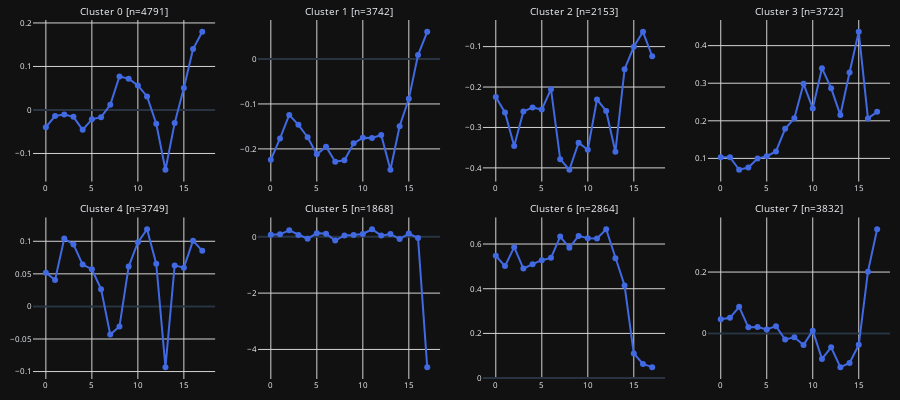

The notebook cell this image was saved under:
### Code cell
import plotly.graph_objects as go
from plotly.subplots import make_subplots
import numpy as np

# 1. 서브플롯 레이아웃 설정 (2행 4열)
n_rows = 2
n_cols = 4
fig = make_subplots(
    rows=n_rows, cols=n_cols,
    subplot_titles=[f"Cluster {i}" for i in range(n_clusters)],
    vertical_spacing=0.1
)

name = 'log_return'
for i in range(n_clusters):
    cluster_samples = x_train[clusters == i]
    avg_pattern = cluster_samples[:, :, scaled.columns.get_loc(name)].mean(axis=0)
    fig.add_trace(
        go.Scatter(
            y=avg_pattern,
            mode='lines+markers',
            name=f"Cluster {i}",
            line=dict(color='royalblue'),
            showlegend=False
        ),
        row=(i // n_cols) + 1, col=(i % n_cols) + 1
    )

    fig.layout.annotations[i].text = f"Cluster {i} [n={len(cluster_samples)}]"

fig.update_annotations(font_size=10)
fig.update_layout(
    template="plotly_dark",
    height=400,
    margin=dict(t=20, b=10, l=10, r=10),
    showlegend=False
)
fig.update_xaxes(
    zerolinecolor='lightgrey',
    zerolinewidth=1,
    tickfont=dict(size=8),
    gridcolor='lightgrey'
)
fig.update_yaxes(
    tickfont=dict(size=8),
    gridcolor='lightgrey'
)

fig.show()

### Figure 1 — Plotly figure (JSON) as saved in the notebook; plotly's stock layout.template omitted (floating-point values rounded to 4 significant figures)
{"data": [{"line": {"color": "royalblue"}, "mode": "lines+markers", "name": "Cluster 0", "showlegend": false, "type": "scatter", "xaxis": "x", "y": [-0.03953, -0.01393, -0.01028, -0.01579, -0.04567, -0.02148, -0.01662, 0.01206, 0.07683, 0.07203, 0.0563, 0.03123, -0.03164, -0.1373, -0.03018, 0.0503, 0.1399, 0.1796], "yaxis": "y"}, {"line": {"color": "royalblue"}, "mode": "lines+markers", "name": "Cluster 1", "showlegend": false, "type": "scatter", "xaxis": "x2", "y": [-0.2242, -0.1767, -0.1244, -0.1465, -0.1739, -0.2121, -0.195, -0.2285, -0.2254, -0.1876, -0.175, -0.1758, -0.1693, -0.2463, -0.1496, -0.08866, 0.008783, 0.06049], "yaxis": "y2"}, {"line": {"color": "royalblue"}, "mode": "lines+markers", "name": "Cluster 2", "showlegend": false, "type": "scatter", "xaxis": "x3", "y": [-0.2249, -0.2628, -0.3461, -0.2604, -0.2509, -0.2558, -0.2053, -0.3783, -0.4046, -0.3377, -0.3552, -0.2308, -0.2591, -0.3602, -0.1558, -0.1005, -0.06341, -0.1238], "yaxis": "y3"}, {"line": {"color": "royalblue"}, "mode": "lines+markers", "name": "Cluster 3", "showlegend": false, "type": "scatter", "xaxis": "x4", "y": [0.1028, 0.1032, 0.06986, 0.07569, 0.09962, 0.1058, 0.1185, 0.1788, 0.2066, 0.2983, 0.233, 0.34, 0.287, 0.2152, 0.3284, 0.4367, 0.2063, 0.2238], "yaxis": "y4"}, {"line": {"color": "royalblue"}, "mode": "lines+markers", "name": "Cluster 4", "showlegend": false, "type": "scatter", "xaxis": "x5", "y": [0.05185, 0.04063, 0.1042, 0.09514, 0.06426, 0.05711, 0.02649, -0.04327, -0.03092, 0.06122, 0.09833, 0.1184, 0.06531, -0.09326, 0.06297, 0.05949, 0.101, 0.08528], "yaxis": "y5"}, {"line": {"color": "royalblue"}, "mode": "lines+markers", "name": "Cluster 5", "showlegend": false, "type": "scatter", "xaxis": "x6", "y": [0.07359, 0.08644, 0.2284, 0.06602, -0.06968, 0.13, 0.1097, -0.1341, 0.04872, 0.06412, 0.09903, 0.2671, 0.04235, 0.1012, -0.0813, 0.1149, -0.04339, -4.629], "yaxis": "y6"}, {"line": {"color": "royalblue"}, "mode": "lines+markers", "name": "Cluster 6", "showlegend": false, "type": "scatter", "xaxis": "x7", "y": [0.5476, 0.5012, 0.5861, 0.4902, 0.5097, 0.5277, 0.5381, 0.6333, 0.5838, 0.6364, 0.6256, 0.6253, 0.666, 0.5365, 0.4144, 0.11, 0.06333, 0.04893], "yaxis": "y7"}, {"line": {"color": "royalblue"}, "mode": "lines+markers", "name": "Cluster 7", "showlegend": false, "type": "scatter", "xaxis": "x8", "y": [0.04666, 0.05105, 0.08692, 0.02009, 0.02106, 0.01308, 0.02384, -0.0194, -0.01241, -0.03711, 0.009261, -0.0827, -0.04499, -0.1096, -0.09604, -0.03698, 0.2013, 0.3392], "yaxis": "y8"}], "layout": {"annotations": [{"font": {"size": 10}, "showarrow": false, "text": "Cluster 0 [n=4791]", "x": 0.1062, "xanchor": "center", "xref": "paper", "y": 1, "yanchor": "bottom", "yref": "paper"}, {"font": {"size": 10}, "showarrow": false, "text": "Cluster 1 [n=3742]", "x": 0.3688, "xanchor": "center", "xref": "paper", "y": 1, "yanchor": "bottom", "yref": "paper"}, {"font": {"size": 10}, "showarrow": false, "text": "Cluster 2 [n=2153]", "x": 0.6313, "xanchor": "center", "xref": "paper", "y": 1, "yanchor": "bottom", "yref": "paper"}, {"font": {"size": 10}, "showarrow": false, "text": "Cluster 3 [n=3722]", "x": 0.8938, "xanchor": "center", "xref": "paper", "y": 1, "yanchor": "bottom", "yref": "paper"}, {"font": {"size": 10}, "showarrow": false, "text": "Cluster 4 [n=3749]", "x": 0.1062, "xanchor": "center", "xref": "paper", "y": 0.45, "yanchor": "bottom", "yref": "paper"}, {"font": {"size": 10}, "showarrow": false, "text": "Cluster 5 [n=1868]", "x": 0.3688, "xanchor": "center", "xref": "paper", "y": 0.45, "yanchor": "bottom", "yref": "paper"}, {"font": {"size": 10}, "showarrow": false, "text": "Cluster 6 [n=2864]", "x": 0.6313, "xanchor": "center", "xref": "paper", "y": 0.45, "yanchor": "bottom", "yref": "paper"}, {"font": {"size": 10}, "showarrow": false, "text": "Cluster 7 [n=3832]", "x": 0.8938, "xanchor": "center", "xref": "paper", "y": 0.45, "yanchor": "bottom", "yref": "paper"}], "height": 400, "margin": {"b": 10, "l": 10, "r": 10, "t": 20}, "showlegend": false, "xaxis": {"anchor": "y", "domain": [0, 0.2125], "gridcolor": "lightgrey", "tickfont": {"size": 8}, "zerolinecolor": "lightgrey", "zerolinewidth": 1}, "xaxis2": {"anchor": "y2", "domain": [0.2625, 0.475], "gridcolor": "lightgrey", "tickfont": {"size": 8}, "zerolinecolor": "lightgrey", "zerolinewidth": 1}, "xaxis3": {"anchor": "y3", "domain": [0.525, 0.7375], "gridcolor": "lightgrey", "tickfont": {"size": 8}, "zerolinecolor": "lightgrey", "zerolinewidth": 1}, "xaxis4": {"anchor": "y4", "domain": [0.7875, 1], "gridcolor": "lightgrey", "tickfont": {"size": 8}, "zerolinecolor": "lightgrey", "zerolinewidth": 1}, "xaxis5": {"anchor": "y5", "domain": [0, 0.2125], "gridcolor": "lightgrey", "tickfont": {"size": 8}, "zerolinecolor": "lightgrey", "zerolinewidth": 1}, "xaxis6": {"anchor": "y6", "domain": [0.2625, 0.475], "gridcolor": "lightgrey", "tickfont": {"size": 8}, "zerolinecolor": "lightgrey", "zerolinewidth": 1}, "xaxis7": {"anchor": "y7", "domain": [0.525, 0.7375], "gridcolor": "lightgrey", "tickfont": {"size": 8}, "zerolinecolor": "lightgrey", "zerolinewidth": 1}, "xaxis8": {"anchor": "y8", "domain": [0.7875, 1], "gridcolor": "lightgrey", "tickfont": {"size": 8}, "zerolinecolor": "lightgrey", "zerolinewidth": 1}, "yaxis": {"anchor": "x", "domain": [0.55, 1], "gridcolor": "lightgrey", "tickfont": {"size": 8}}, "yaxis2": {"anchor": "x2", "domain": [0.55, 1], "gridcolor": "lightgrey", "tickfont": {"size": 8}}, "yaxis3": {"anchor": "x3", "domain": [0.55, 1], "gridcolor": "lightgrey", "tickfont": {"size": 8}}, "yaxis4": {"anchor": "x4", "domain": [0.55, 1], "gridcolor": "lightgrey", "tickfont": {"size": 8}}, "yaxis5": {"anchor": "x5", "domain": [0, 0.45], "gridcolor": "lightgrey", "tickfont": {"size": 8}}, "yaxis6": {"anchor": "x6", "domain": [0, 0.45], "gridcolor": "lightgrey", "tickfont": {"size": 8}}, "yaxis7": {"anchor": "x7", "domain": [0, 0.45], "gridcolor": "lightgrey", "tickfont": {"size": 8}}, "yaxis8": {"anchor": "x8", "domain": [0, 0.45], "gridcolor": "lightgrey", "tickfont": {"size": 8}}}}
